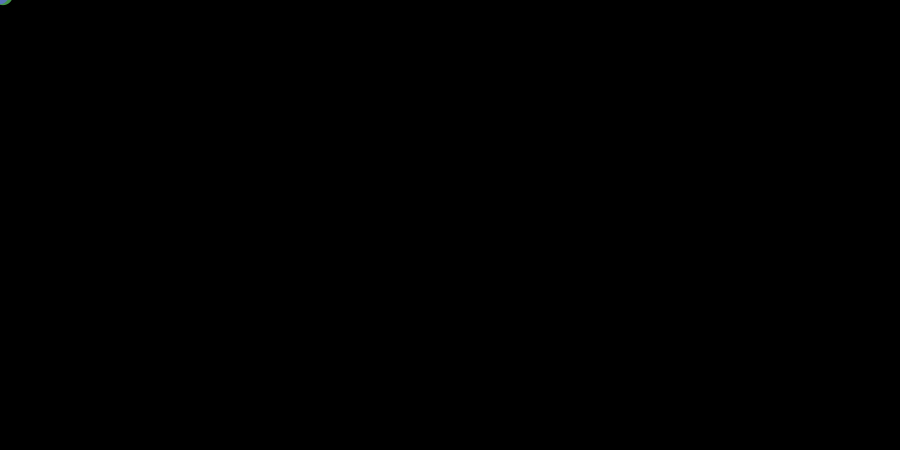
Frame 1 (no input)
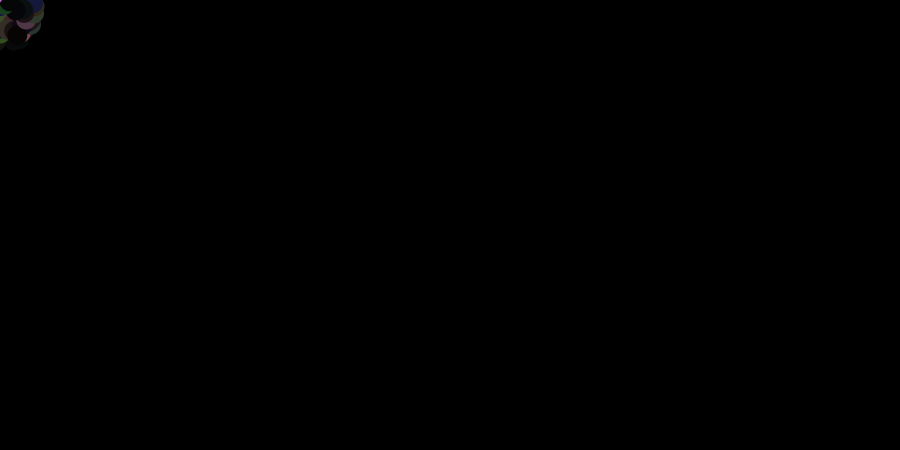
Frame 60 (the mouse pressed at the canvas centre just before this capture)
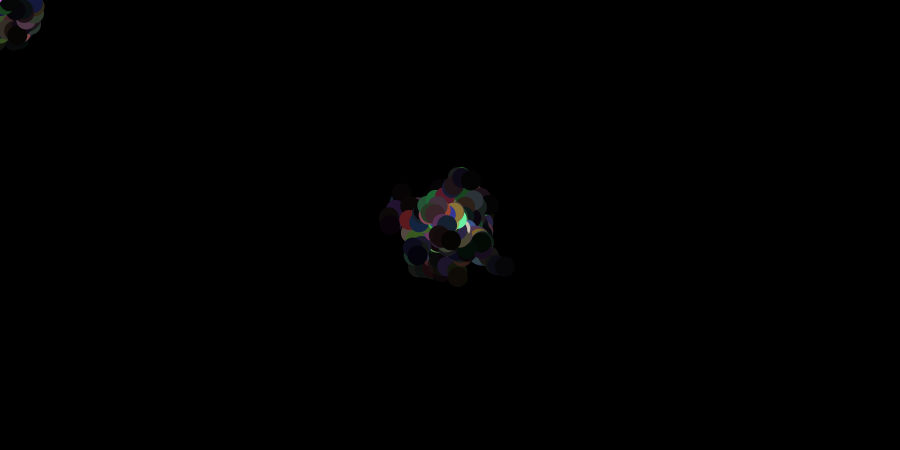
Frame 120 (the mouse held since frame 60 and released just before this capture)

The Processing sketch that drew these frames (run headless with seeded random() and noise(); from frame 60 on, the mouse is pressed at the canvas centre):

// Processing sketch: processing_49738
// ── processing_49738.pde

// make a gaudy, crazy drawing
// @author: hugh s
// @title: gaudy drawing

void setup() {
  size(900, 450);
  background(0);
  noCursor();
}

// this color defines color of center circle
color c = color(255,255,255);

//this int determines how many frames to go until resetting
int resetCounter = 0;

void draw() {

// this determines how long it takes for the canvas to reset
/*  if(resetCounter < 500) {
      resetCounter++;
  } else{
      background(random(100,255),random(100,255),random(100,255));
      resetCounter = 0;
  }
  */

  // this section makes the white center circle
  noStroke();
  fill(c, c);
  ellipse(mouseX,mouseY, 20,20);
  explode();
  
}

void explodeLines(int x, int y) {
    stroke(255, 255, 255, int(random(0,100)));
    line(mouseX, mouseY, x, y);
}

void mouseMoved() {
    // random coordinates to send to explodeLines
    int x = int(random(0, 900));
    int y = int(random(0, 450));
    
    explodeLines(x, y);
}

void explode() {
   // creates an ellipse as long as i is > 0, decremented by 20
   // this ellipse is displaced by translate in a random direction
   // determined by a random number between -10 and 10
   
   for(int i = 255; i>0; i = i-20) {
     translate(random(-10,10), random(-10,10));
     fill(i/random(1,4),i/random(1,4),i/random(1,4));
     ellipse(mouseX,mouseY,20,20);
   }
}

//this section changes the background and clears the page on mouse click
void mouseClicked() {
  background(random(0,255),random(0,255),random(0,255));
}                                                                                                                                               
